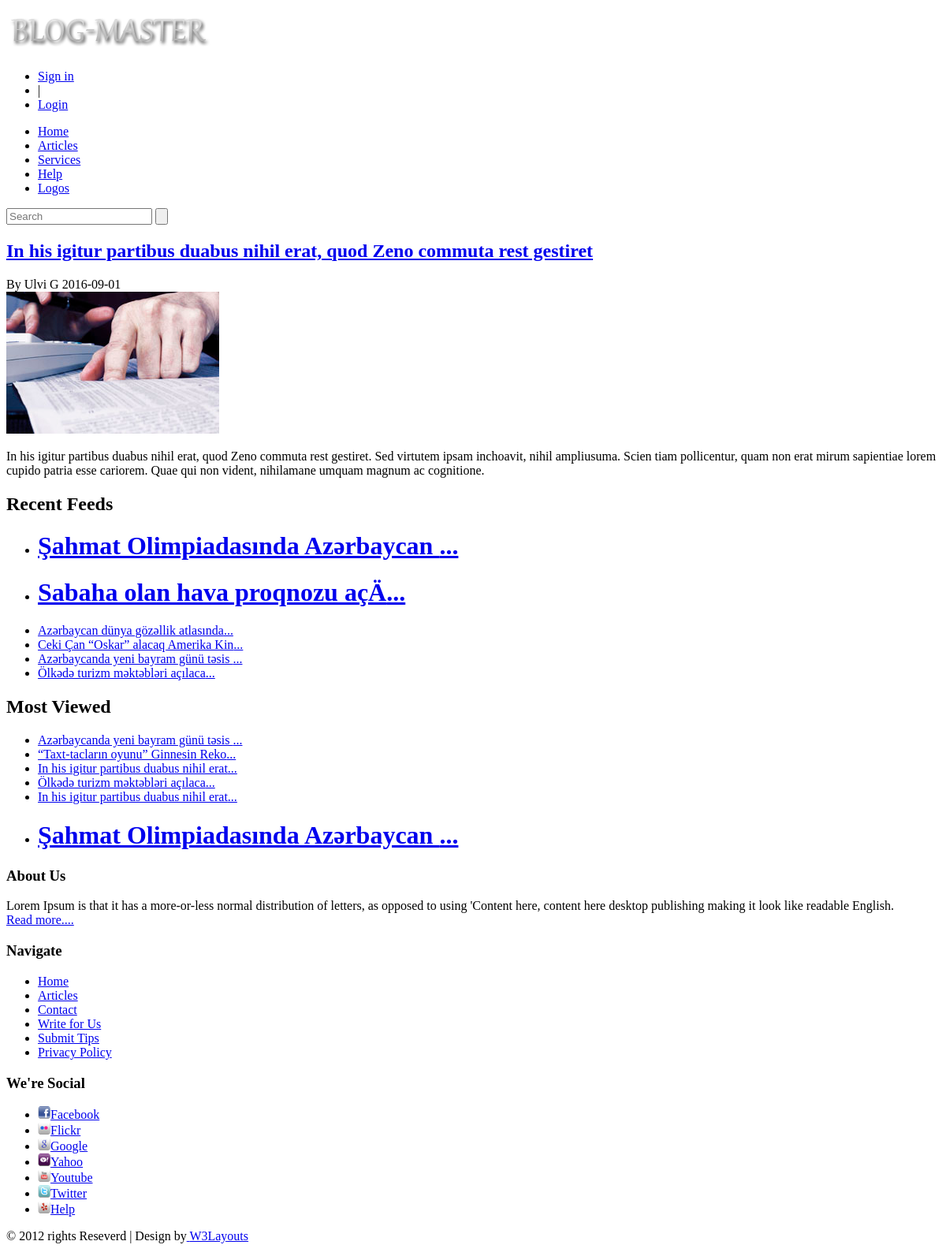
Screenshot of /week10day04/single.php?id=3 with the database file from the repository.
### tables this page shows
CREATE TABLE `menu` (
  `id` int(5) NOT NULL,
  `name` varchar(50) NOT NULL,
  `href` varchar(100) NOT NULL
);

CREATE TABLE `post` (
  `id` int(10) NOT NULL,
  `heading` varchar(400) NOT NULL,
  `paragraph` text NOT NULL,
  `img` varchar(150) NOT NULL,
  `author` varchar(200) NOT NULL,
  `date` date NOT NULL,
  `click` int(10) NOT NULL
);

### week10day04/db.php (called while the page is built, shortened)
<?php
class Database{
    public $connect;
    public function __construct($host,$username,$password,$db_name){
        $this->host=$host;
        $this->username=$username;
        $this->password=$password;
        $this->db_name=$db_name;
        $this->connect=mysqli_connect($this->host,$this->username,$this->password,$this->db_name);
    }
     public function orderInReverse($tablename, $col, $limit){
        $sql ="select * from $tablename order by $col desc limit $limit";
        $query=mysqli_query($this->connect, $sql);
        return $query;
    }
     public function select($tablename, $id){
        if($id=="*"){
            $sql ="SELECT * FROM $tablename";
        }
        else{
            $sql ="SELECT * FROM $tablename WHERE id=$id";
        }
        $query=mysqli_query($this->connect, $sql);
        return $query;
    }
}
$blog=new Database("localhost","root","","blog");

### week10day04/single.php (the view, shortened to what this page needs)
<?php
include "db.php";
?>
<!DOCTYPE HTML>
<html>
<head>
<link href="css/style.css" rel="stylesheet" type="text/css" media="all"/>
</head>
<body>
<div class="header">
	<div class="header_top">
		<div class="wrap">
			<div class="logo">
			     <a href="index.php"><img src="images/logo.png" alt="" /></a>
			</div>
			<div class="login_button">
			    <ul>
			    <li><a href="#">Sign in</a><li> |
			    <li><a href="login.php">Login</a></li>
			    </ul>
			</div>
		</div>
	</div>
	<div class="header_bottom">
		<div class="wrap">
			<div class="menu">
			    <ul>
                  <?php
                    $query=$blog->select("menu","*");
                    while ($row=mysqli_fetch_assoc($query)){?>
			    	<li><a href="<?=$row['href']?>"><?=$row['name']?></a></li>
                    <?php } ?>
			    </ul>
			</div>
			<div class="search_box">
			    <form action="search.php" method="post">
			    <input type="text"  name="searchfor" placeholder="Search">
                <input type="submit" value="" name="search">
			    </form>
			</div>
		</div>
	</div>
</div>
<?php
$query=$blog->select("post" , $_GET["id"]);
$row=mysqli_fetch_assoc($query);
$blog->Click("post",$row['id'],++$row['click']);
?>
<div class="wrap">
	<div class="main">
		<div class="content">
			<div class="box1">
			   <h2><a href="single.php?id=<?=$row["id"]?>"><?=$row["heading"]?></a></h2>
			   <span>By <?=$row["author"]?>  <?=$row["date"]?></span>
				<div class="top_img">
				   <img src="<?=$row["img"]?>" alt="" />
				</div>
				<div class="data_desc">
				    <p><?=$row["paragraph"]?></p>
				</div>
			</div>
		</div>
	<div class="sidebar">
		<div class="side_top">
		    <h2>Recent Feeds</h2>
			<div class="list1">
				 <ul>
                     <?php
                     $query=$blog->orderInReverse("post","id","6");
                     while ($row=mysqli_fetch_assoc($query)){?>
                     <li><a href="single.php?id=<?=$row["id"]?>" >
                         <?= substr($row['heading'], 0, 40)?>...
                         </a></li>
                    <?php } ?>
				</ul>
			</div>
		</div>
	<div class="side_bottom">
	    <h2>Most Viewed</h2>
		<div class="list2">
		    <ul>
                <?php
                $query=$blog->orderInReverse("post","click","6");
                while ($row=mysqli_fetch_assoc($query)){?>
                <li><a href="single.php?id=<?=$row["id"]?>" >
                    <?= substr($row['heading'], 0, 40)?>...
                </a></li>
                <?php } ?>
            </ul>
		</div>
	</div>
	</div>
	</div>
</div>
<div class="footer">
	<div class="wrap">
		<div class="footer_grid1">
		    <h3>About Us</h3>
			<p>Lorem Ipsum is that it has a more-or-less normal distribution of letters, as opposed to using 'Content here, content here desktop publishing making it look like readable English.<br><a href="#">Read more....</a></p>
		</div>
		<div class="footer_grid2">
			<h3>Navigate</h3>
			<div class="f_menu">
				<ul>
			      <li><a href="index.html">Home</a></li>
			      <li><a href="single.html">Articles</a></li>
			      <li><a href="contact.html">Contact</a></li>
			      <li><a href="#">Write for Us</a></li>
			      <li><a href="#">Submit Tips</a></li>
			      <li><a href="#">Privacy Policy</a></li>
			   </ul>
			</div>
		</div>
	<div class="footer_grid3">
		<h3>We're Social</h3>
		<div class="img_list">
		   <ul>
		     <li><img src="images/facebook.png" alt="" /><a href="#">Facebook</a></li>
		     <li><img src="images/flickr.png" alt="" /><a href="#">Flickr</a></li>
		     <li><img src="images/google.png" alt="" /><a href="#">Google</a></li>
		     <li><img src="images/yahoo.png" alt="" /><a href="#">Yahoo</a></li>
		     <li><img src="images/youtube.png" alt="" /><a href="#">Youtube</a></li>
		     <li><img src="images/twitter.png" alt="" /><a href="#">Twitter</a></li>
		     <li><img src="images/yelp.png" alt="" /><a href="#">Help</a></li>
		   </ul>
		</div>
	</div>
	</div>
</div>
	<div class="f_bottom">
		<p>© 2012 rights Reseverd | Design by<a href="http://w3layouts.com/"> W3Layouts</a></p>
	</div>
</body>
</html>

### rows the page displays
menu: name "Home"
menu: name "Articles"
menu: name "Services"
menu: name "Help"
menu: name "Logos"
post: heading "In his igitur partibus duabus nihil erat, quod Zeno commuta rest gestiret", author "Ulvi G", date "2016-09-01", img (picture), paragraph "In his igitur partibus duabus nihil erat, quod Zeno commuta rest gestiret. Sed virtutem ipsam inchoavit, nihil ampliusuma. Scien tiam pollicentur, quam non erat mirum sapientiae lorem cupido patria esse cariorem. Quae qui non vident, nihilamane umquam magnum ac cognitione.", heading "In his igitur partibus duabus nihil erat"
post: heading "Şahmat Olimpiadasında Azərbaycan"
post: heading "Sabaha olan hava proqnozu açÄ"
post: heading "Azərbaycan dünya gözəllik atlasında"
post: heading "Ceki Çan “Oskar” alacaq Amerika Kin"
post: heading "Azərbaycanda yeni bayram günü təsis"
post: heading "Ölkədə turizm məktəbləri açılaca"
post: heading "“Taxt-tacların oyunu” Ginnesin Reko"
post: heading "In his igitur partibus duabus nihil erat"
